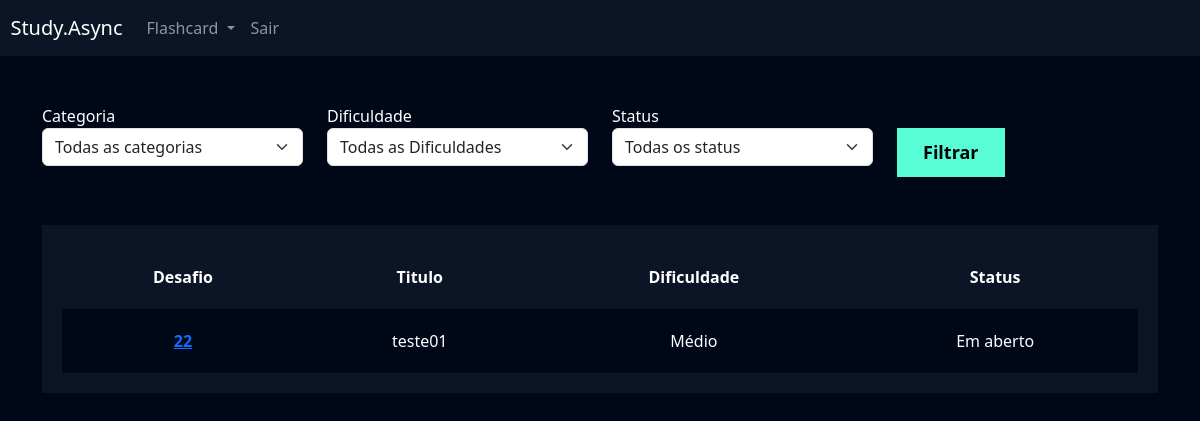
Page /flashcard/listar_desafio/ (signed in) on the committed database.
### flashcard/models.py (models this page shows, shortened)
class Desafio(models.Model):
    STATUS_CHOICES = (('A', 'Em aberto'),('C', 'Concluido'))
    user = models.ForeignKey(User, on_delete=models.DO_NOTHING)
    titulo = models.CharField(max_length=100)
    categoria = models.ManyToManyField(Categoria)
    quantidade_perguntas = models.IntegerField()
    status = models.CharField(max_length=1,choices=STATUS_CHOICES, default='A')
    dificuldade = models.CharField(
        max_length=1, choices=Flashcard.DIFICULDADE_CHOICES
    )
    flashcards = models.ManyToManyField(FlashcardDesafio)

### flashcard/views.py (the view)
# urls.py: path('listar_desafio/', views.listar_desafio, name='listar_desafio'),
def listar_desafio(request):
    if not request.user.is_authenticated:
        return redirect('/usuarios/logar')
    desafios = Desafio.objects.filter(user=request.user)
    categorias = Categoria.objects.all()
    dificuldades = Flashcard.DIFICULDADE_CHOICES
    status = Desafio.STATUS_CHOICES
    categoria_filtrar = request.GET.get('categoria')
    dificuldade_filtrar = request.GET.get('dificuldade')
    status_filtrar = request.GET.get('status')
    if dificuldade_filtrar:
        desafios = desafios.filter(dificuldade=dificuldade_filtrar)
    if categoria_filtrar:
        desafios = desafios.filter(categoria__id =categoria_filtrar)
    if status_filtrar:
        desafios = desafios.filter(status=status_filtrar)
    return render(request, 'listar_desafio.html', {'desafios': desafios, 'dificuldades': dificuldades, 'categorias':categorias, 'status': status})

### flashcard/models.py (called while the page is built)
    def __str__(self):
        return self.nome

### flashcard/templates/listar_desafio.html (shortened to what this page needs)
{% extends "base.html" %}
{% load static %}
{% block 'cabecalho' %}
    <link href="{% static 'usuarios/css/cadastro.css' %}" rel="stylesheet">
    <link href="{% static 'flashcard/css/novo_flashcard.css' %}" rel="stylesheet">
    <link href="{% static 'flashcard/css/iniciar_desafio.css' %}" rel="stylesheet">
    <link href="{% static 'flashcard/css/desafio.css' %}" rel="stylesheet">
    <link href='https://unpkg.com/boxicons@2.1.4/css/boxicons.min.css' rel='stylesheet'>
{% endblock 'cabecalho' %}
{% block 'conteudo' %}
    {% include "partials/header.html" %}
    <div class="container">
        <br>
        <br>
        <div class="row">
            <div class="col-md">
                <form action="{% url "listar_desafio" %}" method="GET"> {% csrf_token %}
                <label for="">Categoria</label>
                <select name="categoria" class="form-select">
                    <option value="">Todas as categorias</option>
                </select>
            </div>
            <div class="col-md">
                <label for="">Dificuldade</label>
                <select name="dificuldade" class="form-select">
                    <option value="">Todas as Dificuldades</option>
                </select>
            </div>
            <div class="col-md">
                <label for="">Status</label>
                <select name="status" class="form-select">
                    <option value="">Todas os status</option>
                </select>
            </div>
            <div class="col-md">
                <br>
                <input type="submit" value="Filtrar" class="btn-cadastro">
            </div>
        </div>
        <br>
        <br>
        <div class="box-listar">
            <table>
                <thead>
                  <tr>
                    <th scope="col">Desafio</th>
                    <th scope="col">Titulo</th>
                    <th scope="col">Dificuldade</th>
                    <th scope="col">Status</th>
                  </tr>
                </thead>
                <tbody>
                    {% for desafio in desafios %}
                        <tr class="linha">
                            <th><a href="{% url "desafio" desafio.id %}">{{desafio.id}}</a></th>
                            <td>{{desafio.titulo}}</td>
                            <td>{{desafio.get_dificuldade_display}}</td>
                            <td>{{desafio.get_status_display}}</td>
                        </tr>
                  {% endfor %}
                </tbody>
              </table>
        </div>
    </div>
{% endblock 'conteudo' %}

### templates/static/geral/css/base.css (style rules this page uses)
:root { --main-color: #0b1526; --dark-color: #000716; --secondary-dark-color: rgb(15, 2, 26); --light-color: #00c1f3; --contrast-color: #f4c96b; --differential-color: #58fcd5; }
body { background-color: var(--dark-color) !important; color: white !important; }

### templates/static/usuarios/css/cadastro.css (style rules this page uses)
* { margin: 0; padding: 0; }
.btn-cadastro { padding: 10px; background-color: #58fcd5; border: none; border: 1px solid #58fcd5; font-size: 18px; font-weight: bold; padding-left: 25px; padding-right: 25px; }

### templates/static/flashcard/css/desafio.css (style rules this page uses)
.box-listar { background-color: #0b1526; padding: 20px; }
table { width: 100%; padding: 20px; text-align: center; }
.linha { height: 40px; background-color: var(--dark-color); padding: 20px; }
td, th { padding: 20px; }
tr { background-color: var(--main-color); }

### rows in the picture
Desafio: id "22", titulo "teste01", dificuldade "Médio", status "Em aberto"
